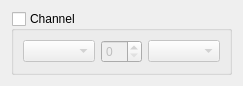
<?xml version="1.0" encoding="UTF-8"?>
<ui version="4.0">
 <class>WLChOscpWidget</class>
 <widget class="QWidget" name="WLChOscpWidget">
  <property name="geometry">
   <rect>
    <x>0</x>
    <y>0</y>
    <width>225</width>
    <height>71</height>
   </rect>
  </property>
  <property name="windowTitle">
   <string>Form</string>
  </property>
  <layout class="QGridLayout" name="gridLayout">
   <item row="0" column="0">
    <widget class="QGroupBox" name="groupBox">
     <property name="title">
      <string>Channel</string>
     </property>
     <property name="checkable">
      <bool>true</bool>
     </property>
     <property name="checked">
      <bool>false</bool>
     </property>
     <layout class="QGridLayout" name="gridLayout_2">
      <item row="0" column="0">
       <widget class="QComboBox" name="cbElement"/>
      </item>
      <item row="0" column="1">
       <widget class="QSpinBox" name="sbIndex"/>
      </item>
      <item row="0" column="2">
       <widget class="QComboBox" name="cbTypeData"/>
      </item>
     </layout>
    </widget>
   </item>
  </layout>
 </widget>
 <resources/>
 <connections/>
</ui>
